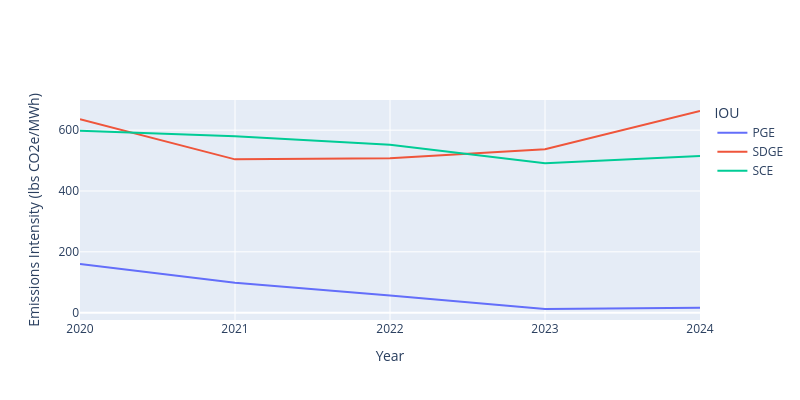

The code cell stored with this chart in its notebook:
### Markdown cell above
## Environmental Impact

How much of pg&e electricity comes from CO2 sources?
According to PG&E, their base plan emits 16 lbs/MWh of CO2e, which is 16*0.45359237 = 7.26 kg/MWh.
[Power Contents Label Data.](https://www.energy.ca.gov/programs-and-topics/programs/power-source-disclosure-program/power-content-label/annual-power-5)


This is really low compared to the CA utility average, which is 359 lbs CO2e/MWh
which would cause 6.8 metric tonnes of CO2e emissions per year.

### Code cell
# Data collected from the power contents label data link above for the three main CA IOUs
# PG&E Greenhouse Gas Emissions Intensity (lbs CO2e/MWh)
data = {'Year': [2024, 2023, 2022, 2021, 2020],
        'PGE': [16, 12, 56, 98, 160],
        'SDGE': [663, 537, 508, 504, 636],
        'SCE': [515, 491, 552, 580, 598]}
df_co2 = pd.DataFrame(data)
df_co2

# fig = px.line(df_co2, x='Year', y=['PGE', 'SDGE', 'SCE'])

fig = go.Figure()
fig.add_trace(
    go.Scatter(
        x=df_co2['Year'],
        y=df_co2['PGE'],
        name='PGE',
        mode='lines',
    ),
)
fig.add_trace(
    go.Scatter(
        x=df_co2['Year'],
        y=df_co2['SDGE'],
        name='SDGE',
        mode='lines',
    ),
)
fig.add_trace(
    go.Scatter(
        x=df_co2['Year'],
        y=df_co2['SCE'],
        name='SCE',
        mode='lines',
    ),
)
fig.update_layout(
    yaxis_title='Emissions Intensity (lbs CO2e/MWh)',
    xaxis_title='Year',
    width=800,
    height=400,
    font=dict(size=12),
    xaxis=dict(tickvals=df_co2['Year']),
    legend={'title': 'IOU'},
    hovermode="x unified",
)
fig.update_traces(hovertemplate=None)
fig.show()

# Write figure
fig.write_image(os.path.join(data_dir, "emissions_intensity.png"), scale=5)
fig.write_html(os.path.join(data_dir, "emissions_intensity.html"))

### Figure 1 — Plotly figure (JSON) as saved in the notebook; plotly's stock layout.template omitted (floating-point values rounded to 4 significant figures)
{"data": [{"mode": "lines", "name": "PGE", "type": "scatter", "x": [2024, 2023, 2022, 2021, 2020], "y": [16, 12, 56, 98, 160]}, {"mode": "lines", "name": "SDGE", "type": "scatter", "x": [2024, 2023, 2022, 2021, 2020], "y": [663, 537, 508, 504, 636]}, {"mode": "lines", "name": "SCE", "type": "scatter", "x": [2024, 2023, 2022, 2021, 2020], "y": [515, 491, 552, 580, 598]}], "layout": {"font": {"size": 12}, "height": 400, "hovermode": "x unified", "legend": {"title": {"text": "IOU"}}, "width": 800, "xaxis": {"tickvals": [2024, 2023, 2022, 2021, 2020], "title": {"text": "Year"}}, "yaxis": {"title": {"text": "Emissions Intensity (lbs CO2e/MWh)"}}}}
